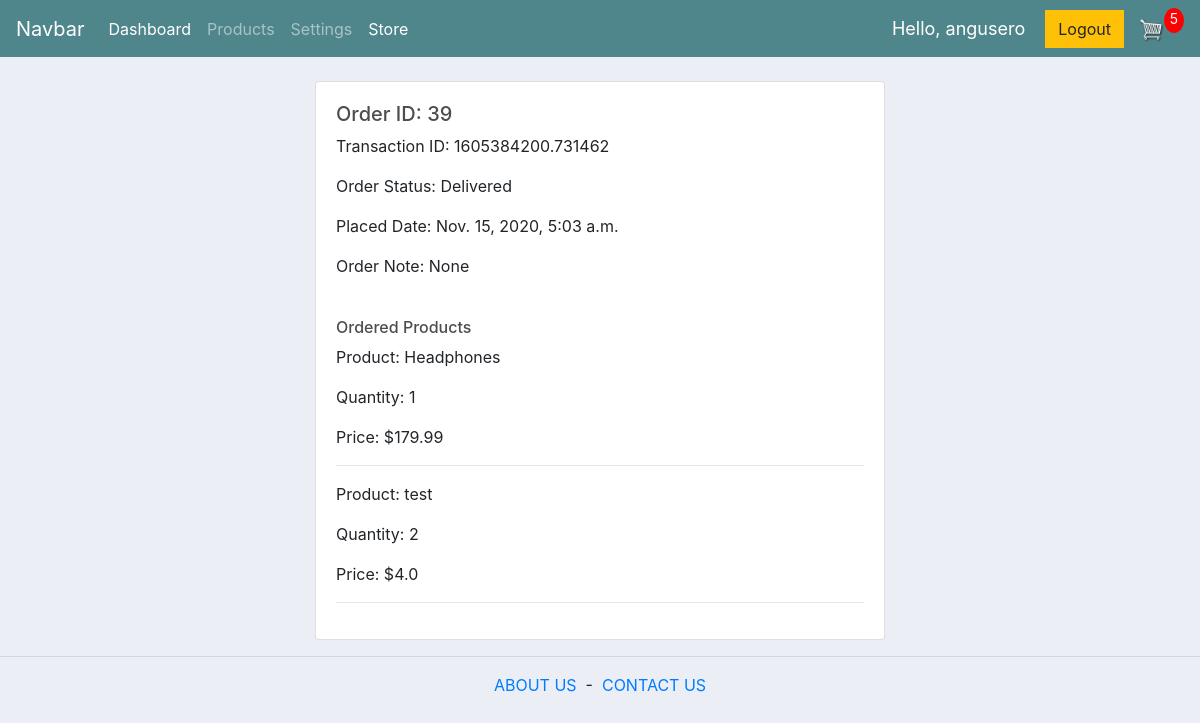
Page /order_detail/39 (signed in) on the committed database.
### accounts/models.py (models this page shows, shortened)
class Customer(models.Model):
	user = models.OneToOneField(User, null=True, blank=True, on_delete=models.CASCADE)
	"""docstring for Customer"""
	name = models.CharField(max_length=200, null=True)
	phone = models.CharField(max_length=200, null=True)
	email = models.CharField(max_length=200, null=True)
	date_created = models.DateTimeField(auto_now_add=True)
	profile_pic = models.ImageField(default="profile1.png",null=True, blank=True)
	points = models.FloatField(null=True,default=0.00)
	def __str__(self):
		return str(self.name)

class Order(models.Model):
	STATUS = (
		('Pending', 'Pending'),
		('Out for delivery', 'Out for delivery'),
		('Delivered', 'Delivered'),
		)
	customer = models.ForeignKey(Customer, null=True, on_delete=models.SET_NULL)
	date_created = 	models.DateTimeField(auto_now_add=True)
	status = models.CharField(max_length=200, null=True, choices=STATUS)
	note = models.CharField(max_length=1000, null=True, blank=True)
	is_deleted = models.BooleanField(default=False)
	transaction_id = models.CharField(max_length=100, null=True)
	complete = models.BooleanField(default=False)
	points = models.FloatField(null=True, default=0.00)
	@property
	def get_cart_items(self):
		orderitems = self.orderitem_set.all()
		total = sum([item.quantity for item in orderitems])
		return total

class ShippingAddress(models.Model):
	customer = models.ForeignKey(Customer, on_delete=models.SET_NULL, null=True)
	order = models.ForeignKey(Order, on_delete=models.SET_NULL, null=True)
	address = models.CharField(max_length=200, null=False)
	city = models.CharField(max_length=200, null=False)
	state = models.CharField(max_length=200, null=False)
	zipcode = models.CharField(max_length=200, null=False)
	date_added = models.DateTimeField(auto_now_add=True)
	phone = models.CharField(max_length=200, null=False)

class OrderItem(models.Model):
	product = models.ForeignKey(Product, on_delete=models.SET_NULL, null=True)
	order = models.ForeignKey(Order, on_delete=models.SET_NULL, null=True)
	quantity = models.IntegerField(default=0, null=True, blank=True)
	date_added = models.DateTimeField(auto_now_add=True)
	@property
	def get_total(self):
		total  = self.product.price * self.quantity
		return total

class Product(models.Model):
	CATEGORY = (
		('Indoor', 'Indoor'),
		('Outdoor', 'Outdoor'),
		)
	name = models.CharField(max_length=200, null=True)
	price = models.FloatField(null=True)
	quantity = models.IntegerField(default=0)
	category = models.CharField(max_length=200, null=True, choices=CATEGORY)
	description = models.CharField(max_length=200, null=True, blank=True)
	date_created = models.DateTimeField(auto_now_add = True)
	tags = models.ManyToManyField(Tag, blank=True)
	digital = models.BooleanField(default=False, null=True,blank=True)
	image = models.ImageField(null=True, blank=True)
	is_deleted = models.BooleanField(default=False)
	def __str__(self):
		return self.name

### accounts/decorators.py (the view)
		def wrapper_func(request, *args, **kwargs):
			group = None
			print('group:',group)
			if request.user.groups.exists():
				group = request.user.groups.all()[0].name
				print('groups:', request.user.groups.all())
				print('group:', group)
			if group in allowed_roles:
				return view_func(request, *args, **kwargs)
			else:
				return HttpResponse('You are not authorized to view this page')

### accounts/utils.py (called while the page is built)
def cartData(request):
	customer = request.user.customer
	order, created = Order.objects.get_or_create(customer=customer, complete=False)
	items = order.orderitem_set.all()
	cartItems = order.get_cart_items
	return {'items':items, 'order':order, 'cartItems':cartItems}

### accounts/views.py (called while the page is built)
@login_required(login_url='login')
@allowed_users(allowed_roles=['admin','staff'])
def orderDetails(request, pk):
	order = Order.objects.get(id=pk)
	items = order.orderitem_set.all()
	data = cartData(request)
	cartItems = data['cartItems']
	shipping = ShippingAddress.objects.get(order=pk)
	context = {'order':order, 'items':items, 'shipping':shipping, 'cartItems':cartItems}
	return render(request, 'accounts/order_detail.html', context)

### accounts/templates/accounts/order_detail.html
{% extends 'accounts/main.html' %}
{% block content %}
<br>
<div class="row">
    <div class="col-md-3">
    </div>
    <div class="col-md-6">
        <div class="card card-body">
            <div class="column">
                <h5>Order ID: {{order.id}}</h5>
                <p>Transaction ID: {{order.transaction_id}} </p>
                <p>Order Status: {{order.status}} </p>
                <p>Placed Date: {{shipping.date_added}} </p>
                <p>Order Note: {{order.note}} </p>
                <br>
                <h6>Ordered Products</h6>
                {% for item in items %}
                <p>Product: {{item.product}} </p>
                <p>Quantity: {{item.quantity}} </p>
                <p>Price: ${{item.get_total}} </p>
                 <hr>
                {% endfor %}
            </div>
        </div>
    </div>
</div>
{% endblock %}

### accounts/templates/accounts/main.html (shortened to what this page needs)
<!DOCTYPE html>
{% load static %}
<html>
<head>
    <link rel="stylesheet" href="https://stackpath.bootstrapcdn.com/bootstrap/4.5.2/css/bootstrap.min.css">
    <link rel="stylesheet" type="text/css" href="{% static 'css/main.css' %}">
</head>
<body>
    <nav class="navbar navbar-expand-lg navbar-dark bg-dark">
        <a class="navbar-brand" href="{% url 'home' %}">Navbar</a>
        <div class="collapse navbar-collapse" id="navbarNav">
            <ul class="navbar-nav">
                {% if request.user.is_staff %}
                <li class="nav-item active">
                    <a class="nav-link" href="{% url 'home' %}">Dashboard </a>
                </li>
                <li class="nav-item">
                    <a class="nav-link" href="{% url 'products' %}">Products</a>
                </li>
                <li class="nav-item">
                    <a class="nav-link" href="{% url 'account' %}">Settings</a>
                </li>
                {% endif %}
                <li class="nav-item active ">
                    <a class="nav-link" href="{% url 'store' %}">Store</a>
                </li>
            </ul>
        </div>
        <span class="hello-msg"> Hello, {{request.user.customer}}</span>
        <span><a class="btn btn-warning" href="{% url 'logout' %}">Logout</a></span>
        <div class="form-inline my-2 my-lg-0">
            <a href="{% url 'cart' %}">
                <img id="cart-icon" src="{% static 'images/cart.png' %}">
            </a>
            <p id="cart-total">{{cartItems}}</p>
        </div>
    </nav>
    <div class="container-fluid">
        {% block content %}{% endblock %}
    </div>
    <hr>
    <div>
        <p>
            <center><a href="{% url 'about_us' %}">ABOUT US</a> &nbsp;-&nbsp; <a href="{% url 'contact_us' %}">CONTACT US</a></center>
        </p>
    </div>
</body>
</html>

### static/css/main.css (style rules this page uses)
body { background-color: #ebeff5; }
h1,h2,h3,h4,h5,h6 { color:hsl(0, 0%, 30%); }
.bg-dark { background-color: #4f868c!important; }
#cart-icon { width:25px; display: inline-block; margin-left: 15px; }
#cart-total { display: block; text-align: center; color:#fff; background-color: red; width: 20px; height: 25px; border-radius: 50%; font-size: 14px; }
.btn { border-radius: 0; }

### accounts/templates/accounts/main.html (style rules this page uses)
.hello-msg { font-size: 18px; color: #fff; margin-right: 20px; }

### rows in the picture
Order: id "39", transaction_id "1605384200.731462", status "Delivered", note "None"
ShippingAddress: date_added "Nov. 15, 2020, 5:03 a.m."
OrderItem: product "Headphones", quantity "1", get_total "179.99"
OrderItem: product "test", quantity "2", get_total "4.0"

### other values in the picture
{{ request.user.customer }} "angusero"
{{ cartItems }} "5"
